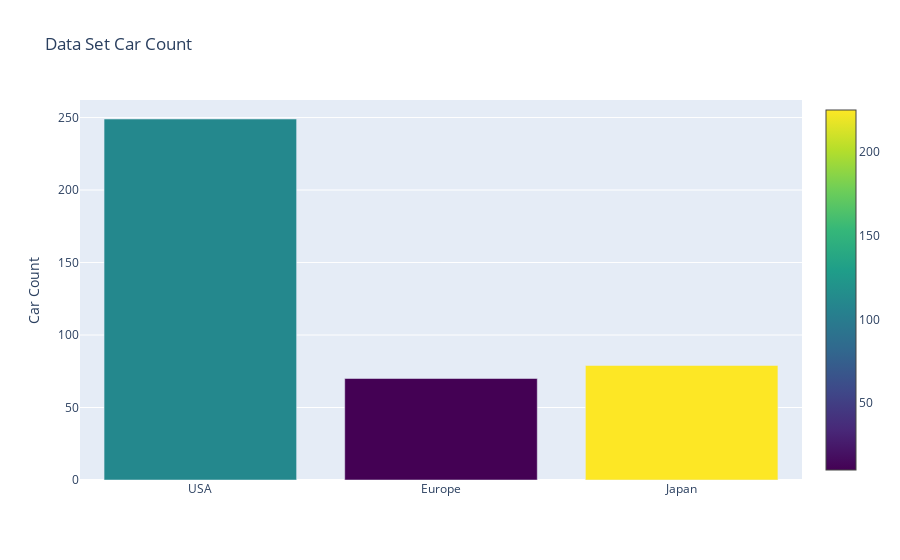

Notebook cell for this chart:
### Code cell
cars_stats = cars.describe()
cars_stats.pop("mpg")
cars_stats = cars_stats.transpose()
# car counts
trace = go.Bar(x = ['USA', 'Europe', 'Japan'],
              y = [usa['mpg'].count(),europe['mpg'].count(), japan['mpg'].count()], 
              marker = dict(color = [111, 10, 225, 175],
                           colorscale = "Viridis", 
                           showscale = True))
layout = go.Layout(title = "Data Set Car Count ", 
                  yaxis = dict(title = "Car Count"))
data = [trace]
fig = go.Figure(data = data, layout = layout)
py.iplot(fig)

### Figure 1 — Plotly figure (JSON) as saved in the notebook; plotly's stock layout.template omitted (floating-point values rounded to 4 significant figures)
{"data": [{"marker": {"color": [111, 10, 225, 175], "colorscale": [[0, "#440154"], [0.1111, "#482878"], [0.2222, "#3e4989"], [0.3333, "#31688e"], [0.4444, "#26828e"], [0.5556, "#1f9e89"], [0.6667, "#35b779"], [0.7778, "#6ece58"], [0.8889, "#b5de2b"], [1, "#fde725"]], "showscale": true}, "type": "bar", "x": ["USA", "Europe", "Japan"], "y": [249, 70, 79]}], "layout": {"title": {"text": "Data Set Car Count "}, "yaxis": {"title": {"text": "Car Count"}}}}
